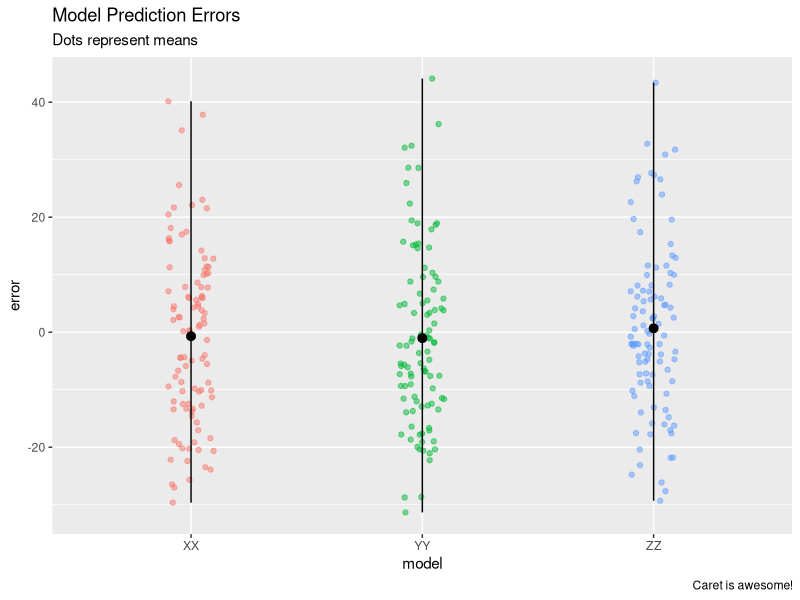
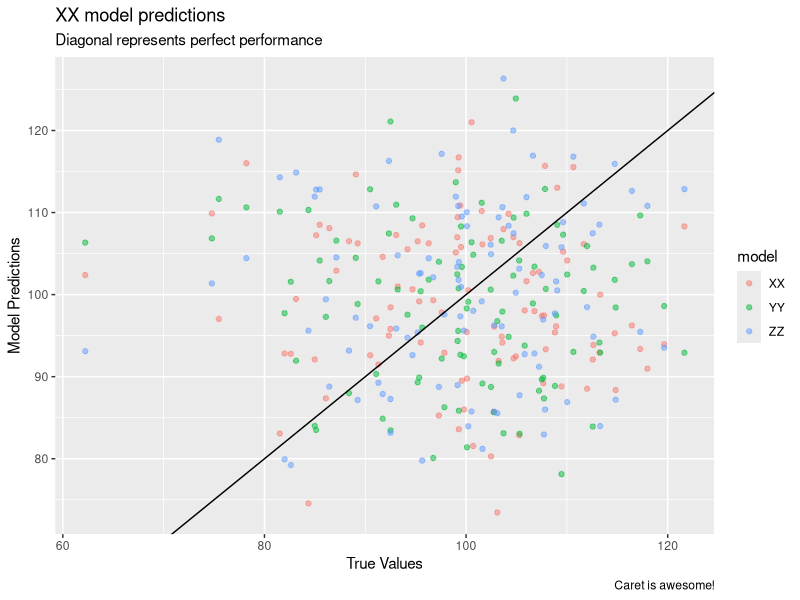

Write R code to recreate these figures, in order.
## ---- chunk 1
knitr::include_graphics("https://3qeqpr26caki16dnhd19sv6by6v-wpengine.netdna-ssl.com/wp-content/uploads/2014/09/Caret-package-in-R.png")
## ---- chunk 2
knitr::opts_chunk$set(comment=NA, fig.width=6, fig.height=6, echo = FALSE, eval = FALSE, fig.align = 'center')
library(tidyverse)
## ---- chunk 3
# Done!
## ---- chunk 4
# Some fake prediction data
#  include your real model prediction data here

XX_pred <- rnorm(100, mean = 100, sd = 10)
YY_pred <- rnorm(100, mean = 100, sd = 10)
ZZ_pred <- rnorm(100, mean = 100, sd = 10)

# Some fake true test values
#   Get these from your XX_test objects

truth <- rnorm(100, mean = 100, sd = 10)

# Put results together in a tibble

N <- length(truth)

model_results <- tibble(model = rep(c("XX", "YY", "ZZ"), each = N),
                        pred = c(XX_pred, YY_pred, ZZ_pred),
                        truth = rep(truth, times = 3))

# Add error and absolute error

model_results <- model_results %>%
  mutate(error = pred - truth,
         abserr = abs(error))

# Plot Distribution of errors for each model

ggplot(model_results, 
       aes(x = model, y = error, col = model)) +
  geom_jitter(width = .1, alpha = .5) +
  stat_summary(fun.y = mean, 
               fun.ymin = min, 
               fun.ymax = max, 
               colour = "black") + 
  labs(title = "Model Prediction Errors",
       subtitle = "Dots represent means",
       caption = "Caret is awesome!") +
  theme(legend.position = "none")


# Plot relationship between truth and predictions

ggplot(model_results, 
       aes(x = truth, y = pred, col = model)) +
  geom_point(alpha = .5) +
  geom_abline(slope = 1, intercept = 0) +
  labs(title = "XX model predictions",
       subtitle = "Diagonal represents perfect performance",
       caption = "Caret is awesome!",
       x = "True Values",
       y = "Model Predictions")
  
